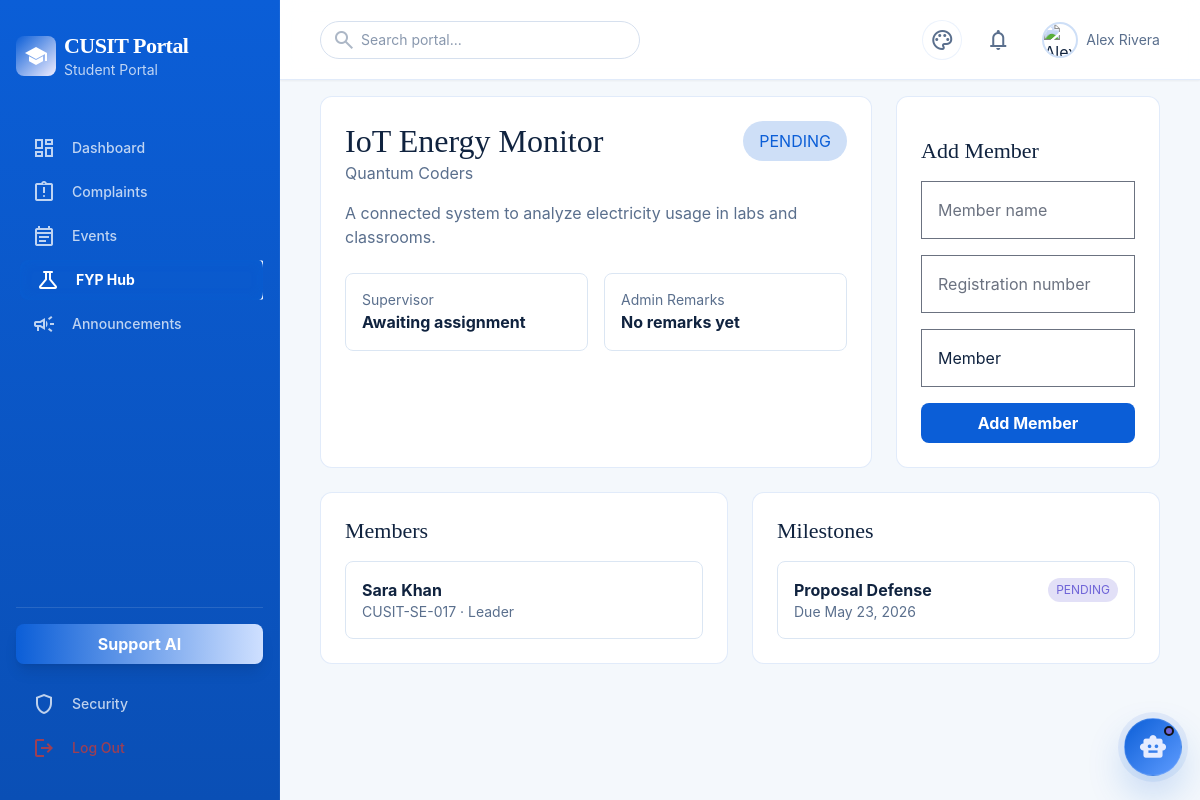
Page /student/fyp.php (signed in) on the committed database.
### tables this page shows
CREATE TABLE fyp_groups (
  id INT AUTO_INCREMENT PRIMARY KEY,
  group_name VARCHAR(150) NOT NULL,
  leader_id INT NOT NULL,
  project_title VARCHAR(200) NOT NULL,
  project_description TEXT NOT NULL,
  supervisor VARCHAR(150) NULL,
  status ENUM('pending', 'approved', 'rejected', 'in_progress', 'completed') NOT NULL DEFAULT 'pending',
  admin_remarks TEXT NULL,
  created_at TIMESTAMP DEFAULT CURRENT_TIMESTAMP,
  CONSTRAINT fk_fyp_groups_leader FOREIGN KEY (leader_id) REFERENCES users(id) ON DELETE CASCADE
);

CREATE TABLE fyp_members (
  id INT AUTO_INCREMENT PRIMARY KEY,
  group_id INT NOT NULL,
  student_name VARCHAR(100) NOT NULL,
  student_reg_no VARCHAR(100) NOT NULL,
  role VARCHAR(50) NOT NULL,
  CONSTRAINT fk_fyp_members_group FOREIGN KEY (group_id) REFERENCES fyp_groups(id) ON DELETE CASCADE
);

CREATE TABLE fyp_milestones (
  id INT AUTO_INCREMENT PRIMARY KEY,
  group_id INT NOT NULL,
  milestone_title VARCHAR(150) NOT NULL,
  status ENUM('pending', 'in_progress', 'completed') NOT NULL DEFAULT 'pending',
  deadline DATE NULL,
  CONSTRAINT fk_fyp_milestones_group FOREIGN KEY (group_id) REFERENCES fyp_groups(id) ON DELETE CASCADE
);

### includes/functions.php (called while the page is built, shortened)
<?php
function h(mixed $value): string
{
    return htmlspecialchars((string) $value, ENT_QUOTES, 'UTF-8');
}

### student/fyp.php (the view, shortened to what this page needs)
<?php
require_once __DIR__ . '/../includes/header.php';
$pdo = db();
$uid = user_id();
$stmt = $pdo->prepare('SELECT student_id FROM users WHERE id = ?');
$stmt->execute([$uid]);
$studentRegNo = (string) $stmt->fetchColumn();
$stmt = $pdo->prepare('SELECT fg.* FROM fyp_groups fg LEFT JOIN fyp_members fm ON fm.group_id = fg.id WHERE fg.leader_id = ? OR fm.student_reg_no = ? ORDER BY fg.id DESC LIMIT 1');
$stmt->execute([$uid, $studentRegNo]);
$group = $stmt->fetch();
$members = $milestones = [];
if ($group) {
    $stmt = $pdo->prepare('SELECT * FROM fyp_members WHERE group_id = ? ORDER BY id');
    $stmt->execute([$group['id']]);
    $members = $stmt->fetchAll();
    $stmt = $pdo->prepare('SELECT * FROM fyp_milestones WHERE group_id = ? ORDER BY deadline');
    $stmt->execute([$group['id']]);
    $milestones = $stmt->fetchAll();
}
?>
<?php if (!$group): ?>
<section class="glass-card rounded-xl p-lg max-w-3xl">
  <h1 class="font-headline-lg text-headline-lg mb-xs">Create FYP Group</h1>
  <p class="text-on-surface-variant mb-lg">Submit your project title and description for admin review.</p>
  <form class="space-y-md" method="post">
    <?= csrf_field() ?><input type="hidden" name="action" value="create">
    <input class="form-input p-md" name="group_name" placeholder="Group name" required>
    <input class="form-input p-md" name="project_title" placeholder="Project title" required>
    <textarea class="form-input p-md min-h-36" name="project_description" placeholder="Project description" required></textarea>
    <button class="px-lg py-md rounded-lg bg-gradient-to-r from-secondary-container to-tertiary-container text-white font-bold">Submit FYP Proposal</button>
  </form>
</section>
<?php else: ?>
<section class="grid lg:grid-cols-3 gap-lg">
  <div class="lg:col-span-2 glass-card rounded-xl p-lg">
    <div class="flex justify-between gap-md flex-wrap"><div><h1 class="font-headline-lg text-headline-lg"><?= h($group['project_title']) ?></h1><p class="text-on-surface-variant"><?= h($group['group_name']) ?></p></div><span class="h-fit rounded-full px-md py-sm bg-secondary-container/20 text-secondary"><?= h(strtoupper($group['status'])) ?></span></div>
    <p class="text-on-surface-variant mt-md"><?= h($group['project_description']) ?></p>
    <div class="grid sm:grid-cols-2 gap-md mt-lg">
      <div class="rounded-lg bg-surface-container-low p-md border border-white/5"><p class="text-sm text-on-surface-variant">Supervisor</p><p class="font-bold"><?= h($group['supervisor'] ?: 'Awaiting assignment') ?></p></div>
      <div class="rounded-lg bg-surface-container-low p-md border border-white/5"><p class="text-sm text-on-surface-variant">Admin Remarks</p><p class="font-bold"><?= h($group['admin_remarks'] ?: 'No remarks yet') ?></p></div>
    </div>
  </div>
  <form class="glass-card rounded-xl p-lg space-y-md" method="post">
    <h2 class="font-headline-md text-headline-md">Add Member</h2>
    <input class="form-input p-md" name="member_name" placeholder="Member name" required>
    <input class="form-input p-md" name="student_reg_no" placeholder="Registration number" required>
    <input class="form-input p-md" name="member_role" placeholder="Member role" value="Member">
    <button class="w-full py-sm rounded-lg bg-secondary-container text-white font-bold">Add Member</button>
  </form>
</section>
<section class="grid lg:grid-cols-2 gap-lg">
  <div class="glass-card rounded-xl p-lg"><h2 class="font-headline-md text-headline-md mb-md">Members</h2><div class="space-y-sm"><?php foreach ($members as $m): ?><div class="rounded-lg bg-surface-container-low border border-white/5 p-md"><p class="font-bold"><?= h($m['student_name']) ?></p><p class="text-sm text-on-surface-variant"><?= h($m['student_reg_no']) ?> · <?= h($m['role']) ?></p></div><?php endforeach; ?></div></div>
  <div class="glass-card rounded-xl p-lg"><h2 class="font-headline-md text-headline-md mb-md">Milestones</h2><div class="space-y-sm"><?php foreach ($milestones as $m): ?><div class="rounded-lg bg-surface-container-low border border-white/5 p-md flex justify-between gap-md"><div><p class="font-bold"><?= h($m['milestone_title']) ?></p><p class="text-sm text-on-surface-variant">Due <?= h(date('M d, Y', strtotime((string) $m['deadline']))) ?></p></div><span class="h-fit rounded-full px-sm py-xs text-xs bg-tertiary/20 text-tertiary"><?= h(strtoupper(str_replace('_', ' ', $m['status']))) ?></span></div><?php endforeach; ?></div></div>
</section>
<?php endif; ?>
<?php require_once __DIR__ . '/../includes/footer.php'; ?>

### includes/header.php (style rules this page uses)
body { --portal-bg:#f4f8fc;--portal-text:#10233f;--portal-muted:#5a6f8d;--portal-muted-soft:rgba(90,111,141,.72);--portal-panel:rgba(255,255,255,.94);--portal-panel-strong:rgba(255,255,255,.98);--portal-border:rgba(11,94,215,.12);--portal-border-soft:rgba(11,94,215,.08);--portal-sidebar-bg:linear-gradient(180deg,#0b5ed7 0%,#0a4fb5 100%);--portal-sidebar-text:#ffffff;--portal-sidebar-muted:rgba(255,255,255,.74);--portal-header-bg:rgba(255,255,255,.92);--portal-input-bg:#ffffff;--portal-input-border:#d6e0ee;--portal-accent:#0b5ed7;--portal-accent-soft:#5f9cff;--portal-accent-strong:#0f2a4d;--portal-tertiary-text:#6f64d8;--portal-accent-ring:rgba(11,94,215,.22);--portal-accent-glow:rgba(11,94,215,.08);--portal-gradient-start:#0b5ed7;--portal-gradient-end:#6f64d8;--portal-chip-bg:rgba(11,94,215,.08);--portal-chip-border:rgba(11,94,215,.14);--portal-chat-user-start:rgba(11,94,215,.95);--portal-chat-user-end:rgba(85,113,191,.95);background:var(--portal-bg);color:var(--portal-text) }
.glass-panel,.glass-card { background:var(--portal-panel);backdrop-filter:blur(16px);border:1px solid var(--portal-border) }
.form-input { background:var(--portal-input-bg);border:1px solid var(--portal-input-border);border-radius:.75rem;color:var(--portal-text);width:100% }
.portal-header .text-on-surface-variant,.portal-main .text-on-surface-variant { color:var(--portal-muted)!important }
.portal-header .text-secondary,.portal-main .text-secondary { color:var(--portal-accent)!important }
.portal-header .text-tertiary,.portal-main .text-tertiary { color:var(--portal-tertiary-text)!important }
.portal-main .border-white\/5,.portal-main .border-white\/10 { border-color:#dbe6f3!important }
.portal-main .bg-surface-container,.portal-main .bg-surface-container-low,.portal-main .bg-surface-container-high,.portal-main .bg-surface-container-highest { background:var(--portal-input-bg)!important }

### rows in the picture
fyp_groups: project_title "IoT Energy Monitor", group_name "Quantum Coders", status "PENDING", project_description "A connected system to analyze electricity usage in labs and classrooms.", supervisor "Awaiting assignment", admin_remarks "No remarks yet"
fyp_members: student_name "Sara Khan", student_reg_no "CUSIT-SE-017", role "Leader"
fyp_milestones: milestone_title "Proposal Defense", deadline "May 23, 2026", status "PENDING"

### other values in the picture
$label "Dashboard"
$label "Complaints"
$label "Events"
$label "FYP Hub"
$label "Announcements"
user_name() "Alex Rivera"
